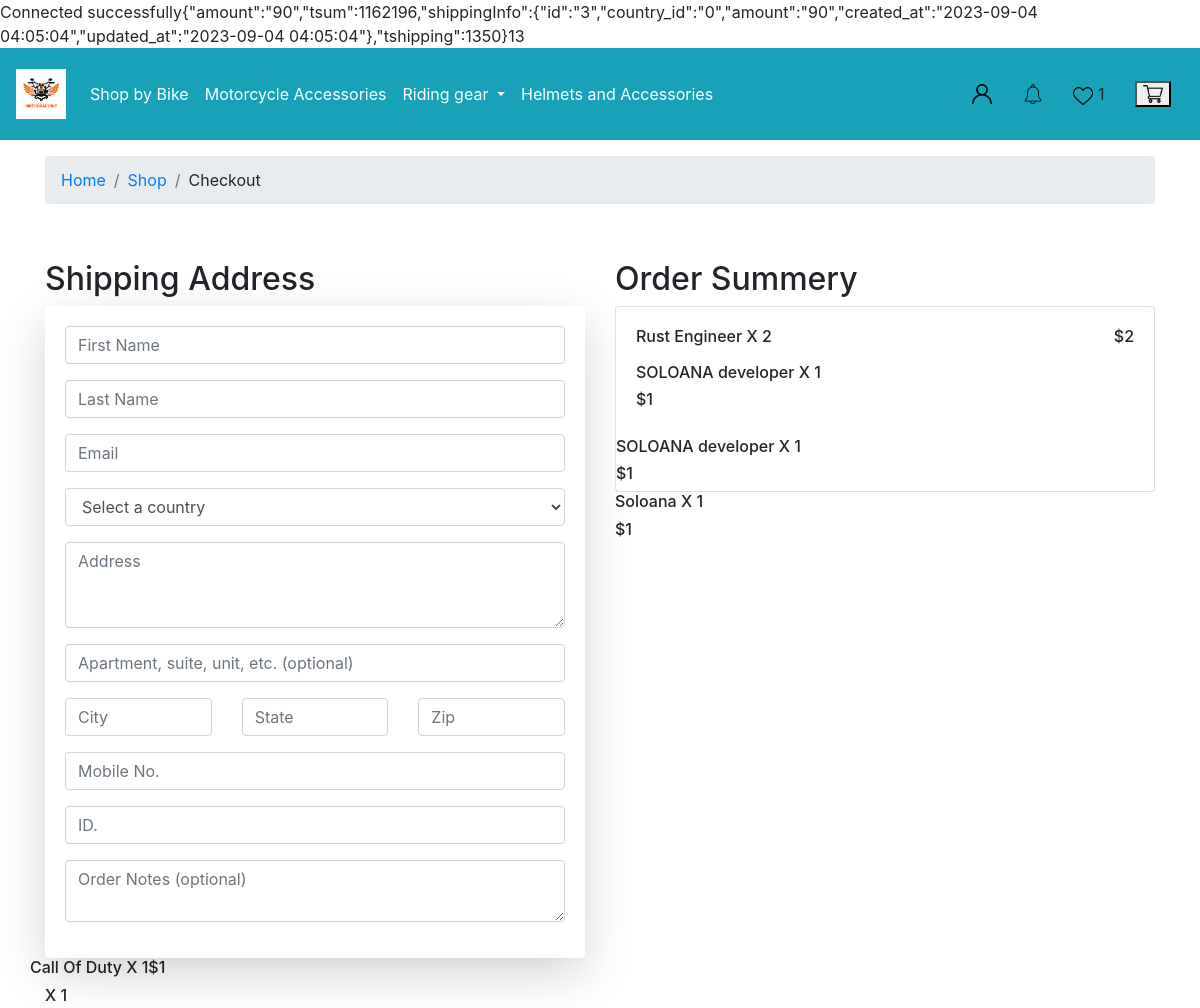
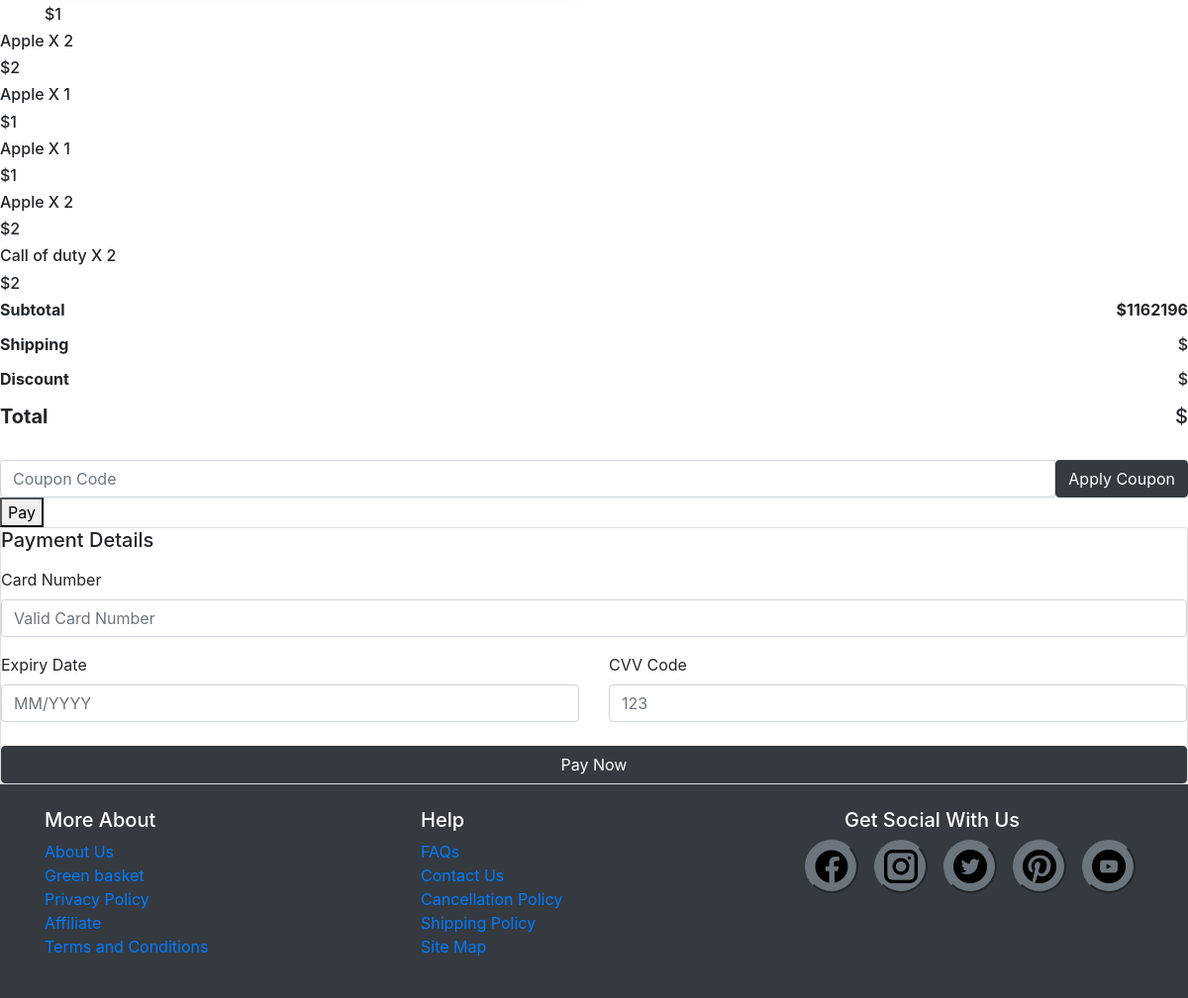
The page /checkout.php on the database its author committed (2 pictures, top to bottom).
### tables this page shows
CREATE TABLE `shipping_charges` (
  `id` int(100) NOT NULL,
  `country_id` int(100) NOT NULL,
  `amount` int(100) NOT NULL,
  `created_at` timestamp NOT NULL DEFAULT current_timestamp(),
  `updated_at` timestamp NOT NULL DEFAULT current_timestamp()
);

CREATE TABLE `cart` (
  `id` int(100) NOT NULL,
  `title` varchar(200) NOT NULL,
  `price` varchar(200) NOT NULL,
  `image` varchar(255) NOT NULL,
  `qty` int(11) NOT NULL,
  `total` int(100) NOT NULL
);

### checkout.php (the view, shortened to what this page needs)
<?php
        $conn = mysqli_connect("localhost","root","","bike_models");
        $sql="Select * from `cart`";
        $products=mysqli_query($conn,$sql);
        $tsum=0;
        while ($row = mysqli_fetch_assoc($products)){
            $tsum += $row['total'];
        }
$sql="SELECT * from countries";
$countries=mysqli_query($conn,$sql);
$get=mysqli_fetch_assoc($countries);
$id=$get['id'];
$query="SELECT * FROM shipping_charges where id='$id'";
$res=mysqli_query($conn,$query);
$rows=mysqli_fetch_assoc($res);
$shippingamount=$rows['amount'];
$countryid=$_GET['country_id'];
    $sql="SELECT * from shipping_charges where country_id='$countryid'";
    $res=mysqli_query($conn,$sql);
    $shippingInfo=mysqli_fetch_assoc($res);
    $amount=$shippingInfo['amount'];
    $sql="SELECT * from cart";
    $res=mysqli_query($conn,$sql);
    $tqty=0;
    while ($row = mysqli_fetch_assoc($res)){
        $tqty += $row['qty'];
    }
    $tshipping=$amount*$tqty;
    $array=array(
        'amount'=>$amount,
        'tsum'=>$tsum,
        'shippingInfo'=>$shippingInfo,
        'tshipping'=>$tshipping
    );
    echo json_encode($array);
echo $shippingamount;
?>
<!DOCTYPE html>
<html lang="en">
<head>
    <link rel="stylesheet" href="https://cdn.jsdelivr.net/npm/bootstrap@4.1.3/dist/css/bootstrap.min.css"
 />
  <link rel="stylesheet" href="https://cdnjs.cloudflare.com/ajax/libs/OwlCarousel2/2.3.4/assets/owl.carousel.min.css"
 />
</head>
<body>
<nav class="navbar navbar-expand-lg navbar-light py-3 bg-info ">
    <a class="navbar-brand text-white" href="/"><img src='assets/logo/logo.png' width='50' height='50' alt=''/></a>
    <div class="collapse navbar-collapse" id="navbarSupportedContent">
      <ul class="navbar-nav mr-auto ">
        <li class="nav-item active">
          <a class="nav-link text-white" href="#">Shop by Bike <span class="sr-only">(current)</span></a>
        </li>
        <li class="nav-item">
          <a class="nav-link text-white" href="#">Motorcycle Accessories</a>
        </li>
        <li class="nav-item dropdown">
          <a class="nav-link dropdown-toggle text-white" href="#" id="navbarDropdown" role="button"
            data-toggle="dropdown" aria-haspopup="true" aria-expanded="false">
            Riding gear
          </a>
        </li>
        <li class="nav-item">
          <a class="nav-link disabled text-white" href="#">Helmets and Accessories</a>
        </li>
      </ul>
      <div>
        <div type="button" class="btn" data-toggle="modal" data-target="#signInModal">
          <img src="./Images/user.png" alt="" style="height: 20px;">
        </div>
        <div type="button" class="btn"><img src="./Images/bell.png" alt="" style="height: 20px;"></div>
        <div type="button" class="btn"><img src="./Images/heart.png" alt="" style="height: 20px;">
        1
        </div>
        <div type="button" class="btn"><button type="button" data-toggle="modal" data-target="#exampleModalCenter">
        <img src="./Images/shopping-cart.png" alt="" style="height: 20px;">
        </button></div>
      </div>
    </div>
</nav>
  <main>
    <section class="section-5 pt-3 pb-3 mb-3 bg-white">
        <div class="container">
            <div class="light-font">
                <ol class="breadcrumb primary-color mb-0">
                    <li class="breadcrumb-item"><a class="white-text" href="#">Home</a></li>
                    <li class="breadcrumb-item"><a class="white-text" href="#">Shop</a></li>
                    <li class="breadcrumb-item">Checkout</li>
                </ol>
            </div>
        </div>
    </section>
    <section class="section-9 pt-4">
        <div class="container">
            <div class="row">
                <div class="col-md-6">
                    <div class="sub-title">
                        <h2>Shipping Address</h2>
                    </div>
                    <div class="card shadow-lg border-0">
                        <div class="card-body checkout-form">
                            <div class="row">
                                <div class="col-md-12">
                                    <div class="mb-3">
                                        <input type="text" name="first" id="first" class="form-control" placeholder="First Name">
                                    </div>
                                </div>
                                <div class="col-md-12">
                                    <div class="mb-3">
                                        <input type="text" name="last" id="last" class="form-control" placeholder="Last Name">
                                    </div>
                                </div>
                                <div class="col-md-12">
                                    <div class="mb-3">
                                        <input type="text" name="email" id="email" class="form-control" placeholder="Email">
                                    </div>
                                </div>
                                <div class="col-md-12">
                                    <div class="mb-3">
                                        <select name="country_id" id="country_id" class="form-control">
                                            <option value="">Select a country</option>
                                        </select>
                                    </div>
                                </div>
                                <div class="col-md-12">
                                    <div class="mb-3">
                                        <textarea name="address" id="address" cols="30" rows="3" placeholder="Address" class="form-control"></textarea>
                                    </div>
                                </div>
                                <div class="col-md-12">
                                    <div class="mb-3">
                                        <input type="text" name="appartment" id="appartment" class="form-control" placeholder="Apartment, suite, unit, etc. (optional)">
                                    </div>
                                </div>
                                <div class="col-md-4">
                                    <div class="mb-3">
                                        <input type="text" name="city" id="city" class="form-control" placeholder="City">
                                    </div>
                                </div>
                                <div class="col-md-4">
                                    <div class="mb-3">
                                        <input type="text" name="state" id="state" class="form-control" placeholder="State">
                                    </div>
                                </div>
                                <div class="col-md-4">
                                    <div class="mb-3">
                                        <input type="text" name="zip" id="zip" class="form-control" placeholder="Zip">
                                    </div>
                                </div>
                                <div class="col-md-12">
                                    <div class="mb-3">
                                        <input type="text" name="mobile" id="mobile" class="form-control" placeholder="Mobile No.">
                                    </div>
                                </div>
                                <div class="col-md-12">
                                    <div class="mb-3">
                                        <input type="number" name="user_id" id="user_id" class="form-control" placeholder="ID.">
                                    </div>
                                </div>
                                <div class="col-md-12">
                                    <div class="mb-3">
                                        <textarea name="order_notes" id="order_notes" cols="30" rows="2" placeholder="Order Notes (optional)" class="form-control"></textarea>
                                    </div>
                                </div>
                            </div>
                        </div>
                    </div>
                </div>
                <div class="col-md-6">
                    <div class="sub-title">
                        <h2>Order Summery</h3>
                    </div>
                    <div class="card cart-summery">
                        <div class="card-body">
                            <div class="d-flex justify-content-between pb-2">
                                <?php
                                foreach($products as $product){?>
                                <div class="h6"><?php echo $product['title'];?> X <?php echo $product['qty'];?></div>
                                <div class="h6">$<?php echo $product['qty'];?></div>
                            </div>
                            <?php } ?>
                            <div class="d-flex justify-content-between summery-end">
                                <div class="h6"><strong>Subtotal</strong></div>
                                <div class="h6"><strong>$<?php echo $tsum;?></strong></div>
                            </div>
                            <div class="d-flex justify-content-between mt-2">
                                <div class="h6"><strong>Shipping</strong></div>
                                <div class="h6"><span id="shipping">$</span></div>
                            </div>
                            <div class="d-flex justify-content-between mt-2">
                                <div class="h6"><strong>Discount</strong></div>
                                <div class="h6"><span id="discount">$</span></div>
                            </div>
                            <div class="d-flex justify-content-between mt-2 summery-end">
                                <div class="h5"><strong>Total</strong></div>
                                <div class="h5"><span id="grand">$</span></div>
                            </div>
                        <div class="input-group apply-coupan mt-4">
                        <input type="text" placeholder="Coupon Code" class="form-control" name="discount_code" id="discount_code">
                        <button class="btn btn-dark" type="button" id="apply-discount">Apply Coupon</button>
                        </div>
                    <button id="rzp-button1">Pay</button>
                    <div class="card payment-form ">
                        <h3 class="card-title h5 mb-3">Payment Details</h3>
                        <div class="card-body p-0">
                            <div class="mb-3">
                                <label for="card_number" class="mb-2">Card Number</label>
                                <input type="text" name="card_number" id="card_number" placeholder="Valid Card Number" class="form-control">
                            </div>
                            <div class="row">
                                <div class="col-md-6">
                                    <label for="expiry_date" class="mb-2">Expiry Date</label>
                                    <input type="text" name="expiry_date" id="expiry_date" placeholder="MM/YYYY" class="form-control">
                                </div>
                                <div class="col-md-6">
                                    <label for="expiry_date" class="mb-2">CVV Code</label>
                                    <input type="text" name="expiry_date" id="expiry_date" placeholder="123" class="form-control">
                                </div>
                            </div>
                            <div class="pt-4">
                                <a href="#" class="btn-dark btn btn-block w-100">Pay Now</a>
                            </div>
                        </div>
                    </div>
    </section>
</main>
  <div class="footer mt-auto bg-dark text-white py-4">
    <div class="container">
        <div class="row">
            <div class="col-lg-4 col-md-3 col-sm-12">
                <h5>More About</h5>
                <ul class="list-unstyled">
                    <li><a href="#">About Us</a></li>
                    <li><a href="#">Green basket</a></li>
                    <li><a href="#">Privacy Policy</a></li>
                    <li><a href="#">Affiliate</a></li>
                    <li><a href="#">Terms and Conditions</a></li>
                </ul>
            </div>
            <div class="col-lg-4 col-md-3 col-sm-12">
                <h5>Help</h5>
                <ul class="list-unstyled">
                    <li><a href="#">FAQs</a></li>
                    <li><a href="#">Contact Us</a></li>
                    <li><a href="#">Cancellation Policy</a></li>
                    <li><a href="#">Shipping Policy</a></li>
                    <li><a href="#">Site Map</a></li>
                </ul>
            </div>
            <div class="col-lg-4 col-md-6 col-sm-12">
                <h5 class="mx-lg-5 mx-md-0">Get Social With Us</h5>
                <div class="d-flex justify-content-lg-center justify-content-md-start">
                    <button class="btn-secondary rounded-circle p-2 py-1  mx-2">
                        <img src="./Images/facebook.png" alt="" class="img-fluid">
                    </button>
                    <button class="rounded-circle btn-secondary p-2 py-1 mx-2">
                        <img src="./Images/instagram.png" alt="" class="img-fluid">
                    </button>
                    <button class="btn-secondary rounded-circle p-2 py-1 mx-2">
                        <img src="./Images/twitter.png" alt="" class="img-fluid">
                    </button>
                    <button class="btn-secondary rounded-circle p-2 py-1 mx-2">
                        <img src="./Images/pinterest-circular-logo-symbol.png" alt="" class="img-fluid">
                    </button>
                    <button class="btn-secondary rounded-circle p-2 py-1 mx-2">
                        <img src="./Images/youtube.png" alt="" class="img-fluid">
                    </button>
                </div>
            </div>
        </div>
    </div>
</div>
</body>
</html>

### rows shown on the page
shipping_charges: amount "{\"amount\":\"90\",\"tsum\":1162196,\"shippingInfo\":{\"id\":\"3\",\"country_id\":\"0\",\"amount\":\"90\",\"created_at\":\"2023-09-04 04:05:04\",\"updated_at\":\"2023-09-04 04:05:04\"},\"tshipping\":1350}"
shipping_charges: amount "13"
cart: title "Rust Engineer", qty "2"
cart: title "SOLOANA developer", qty "1"
cart: title "SOLOANA developer", qty "1"
cart: title "Soloana", qty "1"
cart: title "Call Of Duty", qty "1"
cart: qty "1"
cart: title "Apple", qty "2"
cart: title "Apple", qty "1"
cart: title "Apple", qty "1"
cart: title "Apple", qty "2"
cart: title "Call of duty", qty "2"

### other values the page prints
$tsum "1162196"
